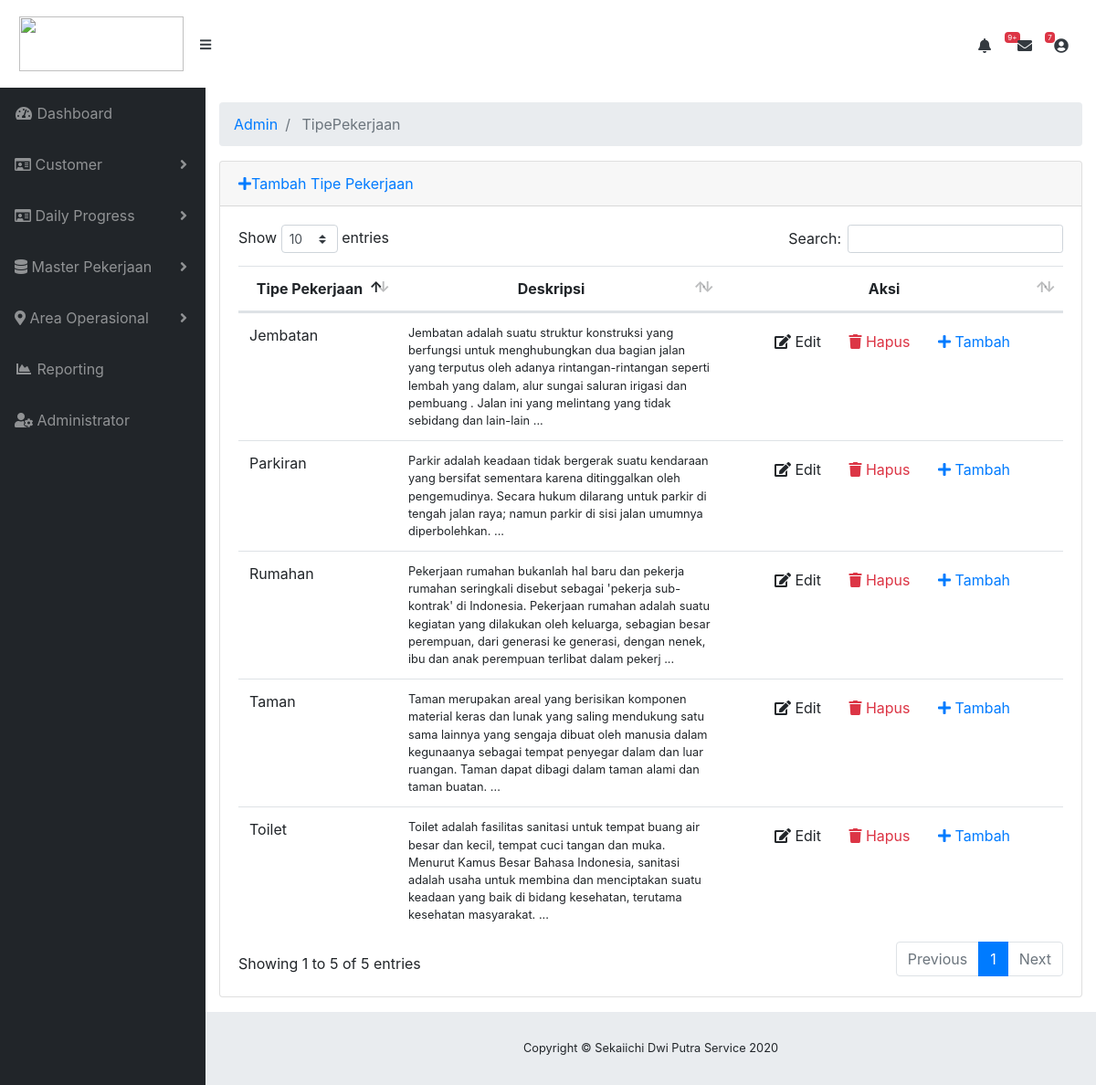
The page /index.php/admin/TipePekerjaan/ on the database its author committed.
### tables this page shows
CREATE TABLE `mt_tipe_pekerjaan` (
  `id_tipe_pekerjaan` varchar(65) NOT NULL,
  `tipe` varchar(250) NOT NULL,
  `deskripsi` text NOT NULL,
  `is_visible` varchar(50) NOT NULL DEFAULT 'True',
  `datetime_created` datetime NOT NULL
);

### application/controllers/admin/TipePekerjaan.php (called while the page is built, shortened)
<?php
class TipePekerjaan extends CI_Controller{
    public function __construct()
    {
        $this->load->model("TipePekerjaan_model");
        $this->load->library('form_validation');
    }
    public function index(){
        $data["mt_tipe_pekerjaan"] = $this->TipePekerjaan_model->getAll();
        $this->load->view("admin/tipePekerjaan/list", $data);
    }
}

### index.php (called while the page is built, shortened)
<?php
require_once BASEPATH.'core/CodeIgniter.php';

### application/models/TipePekerjaan_model.php (called while the page is built, shortened)
<?php defined('BASEPATH') OR exit ('No Direct Script Access Allowed');
class TipePekerjaan_model extends CI_Model{
    private $_table = "mt_tipe_pekerjaan";
    public function getAll(){
        return $this->db->get($this->_table)->result();
    }
}

### application/views/admin/tipePekerjaan/list.php (the view, shortened to what this page needs)
<!DOCTYPE html>
<html lang="en">
    <head>
        <?php $this->load->view("admin/_partials/head.php")?>
    </head>
    <body id="page-top">
        <?php $this->load->view("admin/_partials/navbar.php")?>
        <div id="wrapper">
            <?php $this->load->view("admin/_partials/sidebar.php")?>
            <div id="content-wrapper">
            <div class="container-fluid">
                <?php $this->load->view("admin/_partials/breadcumb.php")?>
                <div class="card mb-3">
                    <div class="card-header">
                        <a href="<?php echo site_url('admin/TipePekerjaan/add')?>"><i class="fas fa-plus"></i>Tambah Tipe Pekerjaan</a>
                    </div>
                    <div class="card-body">
                        <div class="table-responsive">
                            <table class="table table-hover" id="dataTable" width="100%" cellspacing="0">
                                <thead>
                                    <tr>
                                        <th class="text-center">Tipe Pekerjaan</th>
                                        <th class="text-center">Deskripsi</th>
                                        <th class="text-center">Aksi</th>
                                    </tr>
                                </thead>
                                <tbody>
                                    <?php foreach ($mt_tipe_pekerjaan as $tipePekerjaan): ?>
                                    <tr>
                                        <td width="150">
                                            <?php echo $tipePekerjaan->tipe ?>
                                        </td>
                                        <td class="small">
                                            <?php echo substr($tipePekerjaan->deskripsi, 0, 300) ?> ...
                                        </td>
                                        <td width="350" class="text-center">
                                            <a href="<?php echo site_url('admin/TipePekerjaan/edit/'.$tipePekerjaan->id_tipe_pekerjaan) ?>"
                                            class="btn btn-small"><i class="fas fa-edit"></i> Edit</a>
                                            <a onclick="deleteConfirm('<?php echo site_url('admin/TipePekerjaan/delete/'.$tipePekerjaan->id_tipe_pekerjaan) ?>')"
                                            href="#!" class="btn btn-small text-danger"><i class="fas fa-trash"></i> Hapus</a>
                                            <a href="<?php echo site_url('admin/JenisPekerjaan/'.$tipePekerjaan->id_tipe_pekerjaan) ?>"
                                            class="btn btn-small text-primary"><i class="fas fa-plus"></i> Tambah</a>
                                        </td>
                                    </tr>
                                    <?php endforeach;?>
                                </tbody>
                            </table>
                        </div>
                    </div>
                </div>
            </div>
            <?php $this->load->view("admin/_partials/footer.php")?>
            </div>
        </div>
    </body>
</html>

### application/views/admin/_partials/head.php (shortened to what this page needs)
<link href="<?php echo base_url('assets/fontawesome-free/css/all.min.css') ?>" rel="stylesheet" type="text/css">
<link href="<?php echo base_url('assets/datatables/dataTables.bootstrap4.css') ?>" rel="stylesheet">
<link href="<?php echo base_url('css/sb-admin.css') ?>" rel="stylesheet">

### application/views/admin/_partials/navbar.php (shortened to what this page needs)
<nav class="navbar navbar-expand navbar-dark bg-white static-top">
  <a class="navbar-brand mr-1" style="color:black;font-weight:bold" href="<?php echo site_url('admin') ?>">
    <img src="<?php echo base_url('assets/images/logo_detail_sekaiichi.png')?>" style="margin:5px;" width="180" height="60"/>
  </a>
  <button class="btn btn-link btn-sm text-dark order-1 order-sm-0" id="sidebarToggle" href="#">
    <i class="fas fa-bars"></i>
  </button>
  <ul class="navbar-nav ml-auto ml-md-0" style="position: absolute; margin:10px; top:20px; right:10px;">
    <li class="nav-item dropdown no-arrow mx-1">
      <a class="nav-link dropdown-toggle text-dark" href="#" id="alertsDropdown" role="button" data-toggle="dropdown" aria-haspopup="true" aria-expanded="false">
        <i class="fas fa-bell fa-fw"></i>
        <span class="badge badge-danger">9+</span>
      </a>
    </li>
    <li class="nav-item dropdown no-arrow mx-1">
      <a class="nav-link dropdown-toggle text-dark" href="#" id="messagesDropdown" role="button" data-toggle="dropdown" aria-haspopup="true" aria-expanded="false">
        <i class="fas fa-envelope fa-fw"></i>
        <span class="badge badge-danger">7</span>
      </a>
    </li>
    <li class="nav-item dropdown no-arrow">
      <a class="nav-link dropdown-toggle text-dark" href="#" id="userDropdown" role="button" data-toggle="dropdown" aria-haspopup="true" aria-expanded="false">
        <i class="fas fa-user-circle fa-fw"></i>
      </a>
    </li>
  </ul>
</nav>

### application/views/admin/_partials/sidebar.php (shortened to what this page needs)
<ul class="sidebar navbar-nav">
  <li class="nav-item <?php echo $this->uri->segment(2) == '' ? 'active' : '' ?>">
    <a class="nav-link" href="<?php echo site_url('admin') ?>">
      <i class="fas fa-fw fa-tachometer-alt"></i>
      <span>Dashboard</span>
    </a>
  </li>
  <li class="nav-item dropdown <?php echo $this->uri->segment(2) == 'products' ? 'active' : '' ?> ">
    <a class="nav-link dropdown-toggle" href="#" id="pagesDropdown" role="button" data-toggle="dropdown" aria-haspopup="true" aria-expanded="false">
      <i class="far fa-id-card"></i>
      <span>Customer</span>
    </a>
  </li>
  <li class="nav-item dropdown <?php echo $this->uri->segment(2) == 'products' ? 'active' : '' ?> ">
    <a class="nav-link dropdown-toggle" href="#" id="pagesDropdown" role="button" data-toggle="dropdown" aria-haspopup="true" aria-expanded="false">
      <i class="far fa-id-card"></i>
      <span>Daily Progress</span>
    </a>
  </li>
  <li class="nav-item dropdown <?php echo $this->uri->segment(2) == 'products' ? 'active' : '' ?> ">
    <a class="nav-link dropdown-toggle" href="#" id="pagesDropdown" role="button" data-toggle="dropdown" aria-haspopup="true" aria-expanded="false">
      <i class="fas fa-database"></i>
      <span>Master Pekerjaan</span>
    </a>
  </li>
  <li class="nav-item dropdown <?php echo $this->uri->segment(2) == 'products' ? 'active' : '' ?> ">
    <a class="nav-link dropdown-toggle" href="#" id="pagesDropdown" role="button" data-toggle="dropdown" aria-haspopup="true" aria-expanded="false">
      <i class="fas fa-map-marker-alt"></i>
      <span>Area Operasional</span>
    </a>
  </li>
  <li class="nav-item">
    <a class="nav-link" href="charts.html">
      <i class="fas fa-fw fa-chart-area"></i>
      <span>Reporting</span></a>
  </li>
  <li class="nav-item">
    <a class="nav-link" href="tables.html">
      <i class="fas fa-user-cog"></i>
      <span>Administrator</span></a>
  </li>
</ul>

### application/views/admin/_partials/breadcumb.php
<ol class="breadcrumb">
<?php foreach($this->uri->segments as $segment):?>
    <?php
        $url = substr($this->uri->uri_string, 0, strpos($this->uri->uri_string, $segment)) . $segment;
        $is_active = $url == $this->uri->uri_string;
    ?>
    <li class="breadcrumb-item <?php echo $is_active ? 'active': ''?> ">
        <?php if($is_active): ?>
            <?php echo ucfirst($segment)?>
        <?php else: ?>
            <a href="<?php echo site_url($url) ?>"><?php echo ucfirst($segment)?></a>
        <?php endif; ?>
    </li>
<?php endforeach; ?>
</ol>

### application/views/admin/_partials/footer.php
<footer class="sticky-footer">
    <div class="container my-auto">
        <div class="copyright text-center my-auto">
            <span>Copyright © <?php echo SITE_NAME . " " . Date('Y') ?></span>
        </div>
    </div>
</footer>

### rows shown on the page
mt_tipe_pekerjaan: tipe "Toilet", deskripsi "Toilet adalah fasilitas sanitasi untuk tempat buang air besar dan kecil, tempat cuci tangan dan muka. Menurut Kamus Besar Bahasa Indonesia, sanitasi adalah usaha untuk membina dan menciptakan suatu keadaan yang baik di bidang kesehatan, terutama kesehatan masyarakat."
mt_tipe_pekerjaan: tipe "Taman", deskripsi "Taman merupakan areal yang berisikan komponen material keras dan lunak yang saling mendukung satu sama lainnya yang sengaja dibuat oleh manusia dalam kegunaanya sebagai tempat penyegar dalam dan luar ruangan. Taman dapat dibagi dalam taman alami dan taman buatan."
mt_tipe_pekerjaan: tipe "Parkiran", deskripsi "Parkir adalah keadaan tidak bergerak suatu kendaraan yang bersifat sementara karena ditinggalkan oleh pengemudinya. Secara hukum dilarang untuk parkir di tengah jalan raya; namun parkir di sisi jalan umumnya diperbolehkan."
mt_tipe_pekerjaan: tipe "Rumahan", deskripsi "Pekerjaan rumahan bukanlah hal baru dan pekerja rumahan seringkali disebut sebagai 'pekerja sub-kontrak' di Indonesia. Pekerjaan rumahan adalah suatu kegiatan yang dilakukan oleh keluarga, sebagian besar perempuan, dari generasi ke generasi, dengan nenek, ibu dan anak perempuan terlibat dalam pekerj"
mt_tipe_pekerjaan: tipe "Jembatan", deskripsi "Jembatan adalah suatu struktur konstruksi yang berfungsi untuk menghubungkan dua bagian jalan yang terputus oleh adanya rintangan-rintangan seperti lembah yang dalam, alur sungai saluran irigasi dan pembuang . Jalan ini yang melintang yang tidak sebidang dan lain-lain"

### other values the page prints
$segment "Admin"
$segment "TipePekerjaan"
SITE_NAME "Sekaiichi Dwi Putra Service"
Date('Y') "2020"
